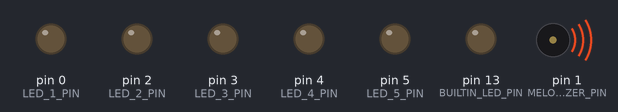
The program below on a simulated Arduino Uno, built with avr-gcc and run on an emulated ATmega328P. On the bench: output pins drawn as LEDs (lit = HIGH), buzzer (waves = sounding). Pins used as bus, display or sensor lines are not drawn.

Above: at 0.28 s.
At 12.9 s:
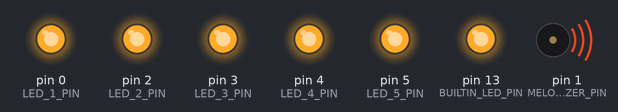
At 51.6 s:
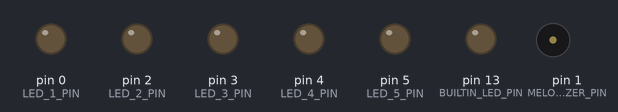
Timing chart, 0 to 60.7 s (numbered marks = the images above):
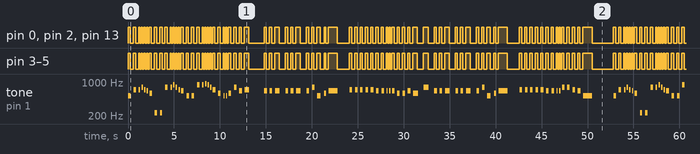

Measured:
- by itself, pin 0 (LED_1_PIN), pin 2 (LED_2_PIN), pin 3 (LED_3_PIN), pin 4 (LED_4_PIN), pin 5 (LED_5_PIN), pin 13 (BUILTIN_LED_PIN): moves between LOW and HIGH, repeating every 52.8 s
- by itself, tone on pin 1 (MELODY_BUZZER_PIN): plays 521 Hz for 0.28 s, 695 Hz for 0.28 s, 695 Hz for 0.16 s, 781 Hz for 0.16 s, 695 Hz for 0.16 s, 657 Hz for 0.12 s … (204 notes in this stretch)

The program:

main.cpp
```cpp
#include <Arduino.h>

#include "pitches.h"

#define LED_1_PIN 0
#define MELODY_BUZZER_PIN 1
#define LED_2_PIN 2
#define LED_3_PIN 3
#define LED_4_PIN 4
#define LED_5_PIN 5
#define BUILTIN_LED_PIN 13

int currentSong = 0;

int jingle_bells_melody[] = {
    NOTE_E5, NOTE_E5, NOTE_E5,
    NOTE_E5, NOTE_E5, NOTE_E5,
    NOTE_E5, NOTE_G5, NOTE_C5, NOTE_D5,
    NOTE_E5,
    NOTE_F5, NOTE_F5, NOTE_F5, NOTE_F5,
    NOTE_F5, NOTE_E5, NOTE_E5, NOTE_E5, NOTE_E5,
    NOTE_E5, NOTE_D5, NOTE_D5, NOTE_E5,
    NOTE_D5, NOTE_G5,

    NOTE_E5, NOTE_E5, NOTE_E5,
    NOTE_E5, NOTE_E5, NOTE_E5,
    NOTE_E5, NOTE_G5, NOTE_C5, NOTE_D5,
    NOTE_E5,
    NOTE_F5, NOTE_F5, NOTE_F5, NOTE_F5,
    NOTE_F5, NOTE_E5, NOTE_E5, NOTE_E5, NOTE_E5,
    NOTE_G5, NOTE_G5, NOTE_F5, NOTE_E5,
    NOTE_C5};

int jingle_bells_tempo[] = {
    8, 8, 4,
    8, 8, 4,
    8, 8, 6, 10,
    2,
    8, 8, 8, 8,
    8, 8, 8, 16, 16,
    8, 8, 8, 8,
    4, 4,

    8, 8, 4,
    8, 8, 4,
    8, 8, 6, 10,
    2,
    8, 8, 8, 8,
    8, 8, 8, 16, 16,
    8, 8, 8, 8,
    2};

// We wish you a merry Christmas

int wish_melody[] = {
    NOTE_C5,
    NOTE_F5, NOTE_F5, NOTE_G5, NOTE_F5, NOTE_E5,
    NOTE_D5, NOTE_AS3, NOTE_AS3,
    NOTE_G5, NOTE_G5, NOTE_A5, NOTE_G5, NOTE_F5,
    NOTE_E5, NOTE_C5, NOTE_C5,
    NOTE_A5, NOTE_A5, NOTE_AS5, NOTE_A5, NOTE_G5,
    NOTE_F5, NOTE_D5, NOTE_C5, NOTE_C5,
    NOTE_D5, NOTE_G5, NOTE_E5,
    NOTE_F5};

int wish_tempo[] = {
    4,
    4, 8, 8, 8, 8,
    4, 4, 4,
    4, 8, 8, 8, 8,
    4, 4, 4,
    4, 8, 8, 8, 8,
    4, 4, 8, 8,
    4, 4, 4,
    2};
int melodyButton = 0;
int switchTwo = 0;
int switchThree = 0;

void lightLeds(bool on)
{
  if (on)
  {
    digitalWrite(BUILTIN_LED_PIN, HIGH);
    digitalWrite(LED_1_PIN, HIGH);
    digitalWrite(LED_2_PIN, HIGH);
    digitalWrite(LED_3_PIN, HIGH);
    digitalWrite(LED_4_PIN, HIGH);
    digitalWrite(LED_5_PIN, HIGH);
  }
  else
  {
    digitalWrite(BUILTIN_LED_PIN, LOW);
    digitalWrite(LED_1_PIN, LOW);
    digitalWrite(LED_2_PIN, LOW);
    digitalWrite(LED_3_PIN, LOW);
    digitalWrite(LED_4_PIN, LOW);
    digitalWrite(LED_5_PIN, LOW);
  }
}

void buzz(int targetPin, long frequency, long length)
{
  lightLeds(true);
  long delayValue = 1000000 / frequency / 2; // calculate the delay value between transitions
  //// 1 second's worth of microseconds, divided by the frequency, then split in half since
  //// there are two phases to each cycle
  long numCycles = frequency * length / 1000; // calculate the number of cycles for proper timing
  //// multiply frequency, which is really cycles per second, by the number of seconds to
  //// get the total number of cycles to produce
  for (long i = 0; i < numCycles; i++)
  {                                // for the calculated length of time...
    digitalWrite(targetPin, HIGH); // write the buzzer pin high to push out the diaphram
    delayMicroseconds(delayValue); // wait for the calculated delay value
    digitalWrite(targetPin, LOW);  // write the buzzer pin low to pull back the diaphram
    delayMicroseconds(delayValue); // wait again or the calculated delay value
  }
  lightLeds(false);
}

void sing(int s)
{
  currentSong = s;
  if (currentSong == 1)
  {
    Serial.println(" 'We wish you a Merry Christmas'");
    int size = sizeof(wish_melody) / sizeof(int);
    for (int thisNote = 0; thisNote < size; thisNote++)
    {
      int noteDuration = 1000 / wish_tempo[thisNote];

      buzz(MELODY_BUZZER_PIN, wish_melody[thisNote], noteDuration);
      int pauseBetweenNotes = noteDuration * 1.30;

      delay(pauseBetweenNotes);

      buzz(MELODY_BUZZER_PIN, 0, noteDuration);
    }
  }
  else
  {

    Serial.println(" 'Jingle Bells'");
    int size = sizeof(jingle_bells_melody) / sizeof(int);
    for (int thisNote = 0; thisNote < size; thisNote++)
    {
      int noteDuration = 2000 / jingle_bells_tempo[thisNote];

      buzz(MELODY_BUZZER_PIN, jingle_bells_melody[thisNote], noteDuration);

      int pauseBetweenNotes = noteDuration * 1.30;
      delay(pauseBetweenNotes);

      buzz(MELODY_BUZZER_PIN, 0, noteDuration);
    }
  }
}

void setup(void)
{
  pinMode(MELODY_BUZZER_PIN, OUTPUT);
  pinMode(BUILTIN_LED_PIN, OUTPUT);
  pinMode(LED_1_PIN, OUTPUT);
  pinMode(LED_2_PIN, OUTPUT);
  pinMode(LED_3_PIN, OUTPUT);
  pinMode(LED_4_PIN, OUTPUT);
  pinMode(LED_5_PIN, OUTPUT);
}

void loop()
{
  sing(1);
  delay(1000);
  sing(2);
  delay(1000);
}
```

pitches.h
```cpp
/*************************************************
 * Public Constants
 *************************************************/

#define NOTE_B0 31
#define NOTE_C1 33
#define NOTE_CS1 35
#define NOTE_D1 37
#define NOTE_DS1 39
#define NOTE_E1 41
#define NOTE_F1 44
#define NOTE_FS1 46
#define NOTE_G1 49
#define NOTE_GS1 52
#define NOTE_A1 55
#define NOTE_AS1 58
#define NOTE_B1 62
#define NOTE_C2 65
#define NOTE_CS2 69
#define NOTE_D2 73
#define NOTE_DS2 78
#define NOTE_E2 82
#define NOTE_F2 87
#define NOTE_FS2 93
#define NOTE_G2 98
#define NOTE_GS2 104
#define NOTE_A2 110
#define NOTE_AS2 117
#define NOTE_B2 123
#define NOTE_C3 131
#define NOTE_CS3 139
#define NOTE_D3 147
#define NOTE_DS3 156
#define NOTE_E3 165
#define NOTE_F3 175
#define NOTE_FS3 185
#define NOTE_G3 196
#define NOTE_GS3 208
#define NOTE_A3 220
#define NOTE_AS3 233
#define NOTE_B3 247
#define NOTE_C4 262
#define NOTE_CS4 277
#define NOTE_D4 294
#define NOTE_DS4 311
#define NOTE_E4 330
#define NOTE_F4 349
#define NOTE_FS4 370
#define NOTE_G4 392
#define NOTE_GS4 415
#define NOTE_A4 440
#define NOTE_AS4 466
#define NOTE_B4 494
#define NOTE_C5 523
#define NOTE_CS5 554
#define NOTE_D5 587
#define NOTE_DS5 622
#define NOTE_E5 659
#define NOTE_F5 698
#define NOTE_FS5 740
#define NOTE_G5 784
#define NOTE_GS5 831
#define NOTE_A5 880
#define NOTE_AS5 932
#define NOTE_B5 988
#define NOTE_C6 1047
#define NOTE_CS6 1109
#define NOTE_D6 1175
#define NOTE_DS6 1245
#define NOTE_E6 1319
#define NOTE_F6 1397
#define NOTE_FS6 1480
#define NOTE_G6 1568
#define NOTE_GS6 1661
#define NOTE_A6 1760
#define NOTE_AS6 1865
#define NOTE_B6 1976
#define NOTE_C7 2093
#define NOTE_CS7 2217
#define NOTE_D7 2349
#define NOTE_DS7 2489
#define NOTE_E7 2637
#define NOTE_F7 2794
#define NOTE_FS7 2960
#define NOTE_G7 3136
#define NOTE_GS7 3322
#define NOTE_A7 3520
#define NOTE_AS7 3729
#define NOTE_B7 3951
#define NOTE_C8 4186
#define NOTE_CS8 4435
#define NOTE_D8 4699
#define NOTE_DS8 4978
```
